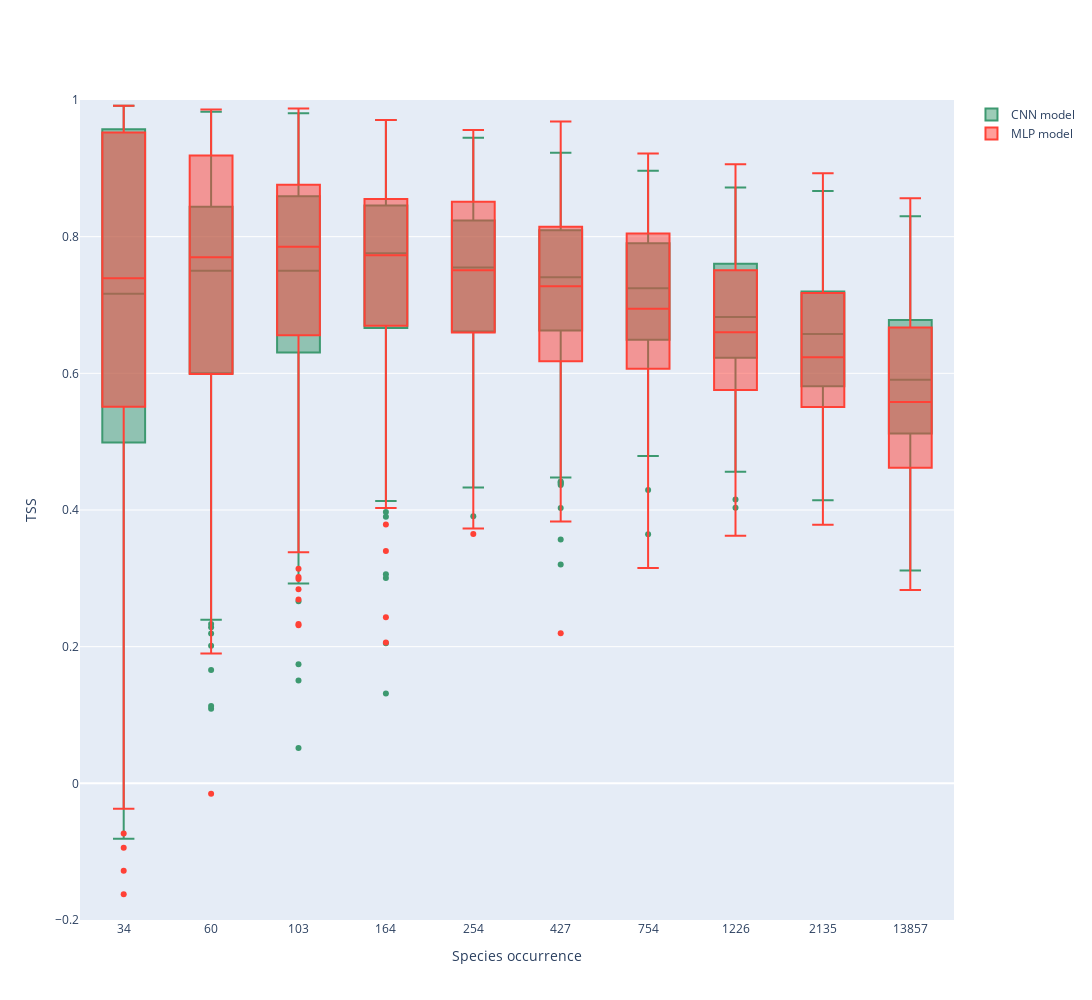

The code cell stored with this chart in its notebook:
### Code cell
x = df_CNN['global_cnt'].values

trace0 = go.Box(
    y=df_CNN['tss'].values,
    x=x,
    name='CNN model',
    marker=dict(
        color='#3D9970'
    )
)
trace1 = go.Box(
    y=df_MLP['tss'].values,
    x=x,
    name='MLP model',
    marker=dict(
        color='#FF4136'
    )
)

layout = go.Layout(
    autosize=False,
    width=1200,
    height=1000,
    yaxis=go.layout.YAxis(
        title='TSS',
        range=[-0.2, 1],
        zeroline=True
    ),
)

data = [trace0, trace1]
fig = go.Figure(data=data, layout=layout)
fig.update_xaxes(
                tickmode = 'array',
                tickvals = np.arange(0,len(c)).astype(int),
                ticktext= [int(val) for val in breaks])
fig.update_layout(xaxis_title="Species occurrence")
fig.show()

### Figure 1 — Plotly figure (JSON) as saved in the notebook; plotly's stock layout.template omitted (floating-point values rounded to 4 significant figures; data arrays with more than 128 entries replaced by an {"elided": "..."} marker saying what was removed)
{"data": [{"marker": {"color": "#3D9970"}, "name": "CNN model", "type": "box", "x": {"elided": "2522 int values"}, "y": {"elided": "2522 float values"}}, {"marker": {"color": "#FF4136"}, "name": "MLP model", "type": "box", "x": {"elided": "2522 int values"}, "y": {"elided": "2522 float values"}}], "layout": {"autosize": false, "height": 1000, "width": 1200, "xaxis": {"autorange": true, "range": [-0.5, 9.5], "tickmode": "array", "ticktext": [34, 60, 103, 164, 254, 427, 754, 1226, 2135, 13857], "tickvals": [0, 1, 2, 3, 4, 5, 6, 7, 8, 9], "title": {"text": "Species occurrence"}, "type": "linear"}, "yaxis": {"range": [-0.2, 1], "title": {"text": "TSS"}, "type": "linear", "zeroline": true}}}
